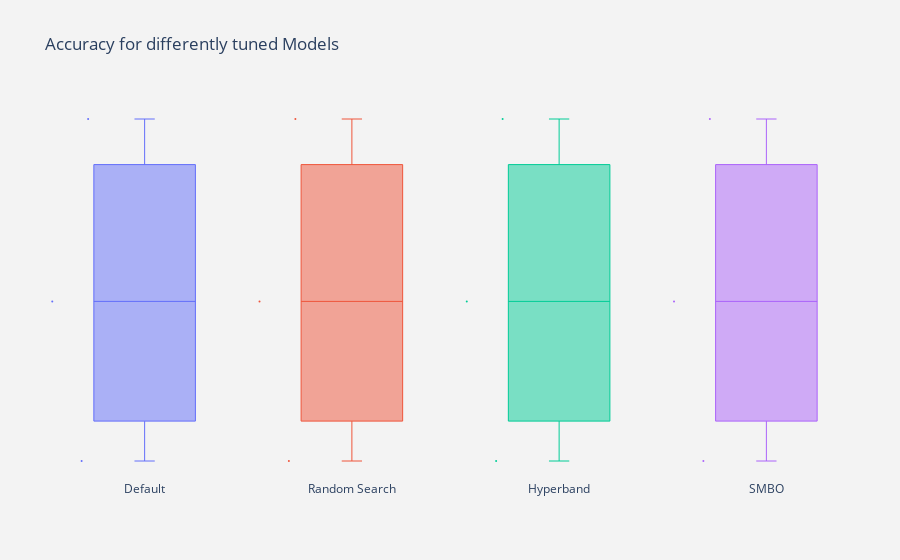

The notebook cell saved with this chart:
### Code cell
x_data = ['Default', 'Random Search', 'Hyperband', 'SMBO']

# y_data = [default_reps, e6_reps, e7_reps, e8_reps]
y_data = [e6_reps, e6_reps, e6_reps, e6_reps]

# colors = ['rgba(93, 164, 214, 0.5)', 'rgba(255, 144, 14, 0.5)', 'rgba(44, 160, 101, 0.5)',
#           'rgba(255, 65, 54, 0.5)', 'rgba(207, 114, 255, 0.5)', 'rgba(127, 96, 0, 0.5)']

fig = go.Figure()

for xd, yd in zip(x_data, y_data):
        fig.add_trace(go.Box(
            y=yd,
            name=xd,
            boxpoints='all',
            jitter=0.5,
            whiskerwidth=0.2,
            #fillcolor=cls,
            marker_size=2,
            line_width=1)
        )

fig.update_layout(
    title='Accuracy for differently tuned Models',
    yaxis=dict(
        autorange=True,
        showgrid=True,
        zeroline=True,
        dtick=5,
        gridcolor='rgb(255, 255, 255)',
        gridwidth=1,
        zerolinecolor='rgb(255, 255, 255)',
        zerolinewidth=2,
    ),
    margin=dict(
        l=40,
        r=30,
        b=80,
        t=100,
    ),
    paper_bgcolor='rgb(243, 243, 243)',
    plot_bgcolor='rgb(243, 243, 243)',
    showlegend=False
)

fig.show()

### Figure 1 — Plotly figure (JSON) as saved in the notebook; plotly's stock layout.template omitted (floating-point values rounded to 4 significant figures)
{"data": [{"boxpoints": "all", "jitter": 0.5, "line": {"width": 1}, "marker": {"size": 2}, "name": "Default", "type": "box", "whiskerwidth": 0.2, "y": [0.9128, 0.9158, 0.9142]}, {"boxpoints": "all", "jitter": 0.5, "line": {"width": 1}, "marker": {"size": 2}, "name": "Random Search", "type": "box", "whiskerwidth": 0.2, "y": [0.9128, 0.9158, 0.9142]}, {"boxpoints": "all", "jitter": 0.5, "line": {"width": 1}, "marker": {"size": 2}, "name": "Hyperband", "type": "box", "whiskerwidth": 0.2, "y": [0.9128, 0.9158, 0.9142]}, {"boxpoints": "all", "jitter": 0.5, "line": {"width": 1}, "marker": {"size": 2}, "name": "SMBO", "type": "box", "whiskerwidth": 0.2, "y": [0.9128, 0.9158, 0.9142]}], "layout": {"margin": {"b": 80, "l": 40, "r": 30, "t": 100}, "paper_bgcolor": "rgb(243, 243, 243)", "plot_bgcolor": "rgb(243, 243, 243)", "showlegend": false, "title": {"text": "Accuracy for differently tuned Models"}, "yaxis": {"autorange": true, "dtick": 5, "gridcolor": "rgb(255, 255, 255)", "gridwidth": 1, "showgrid": true, "zeroline": true, "zerolinecolor": "rgb(255, 255, 255)", "zerolinewidth": 2}}}
